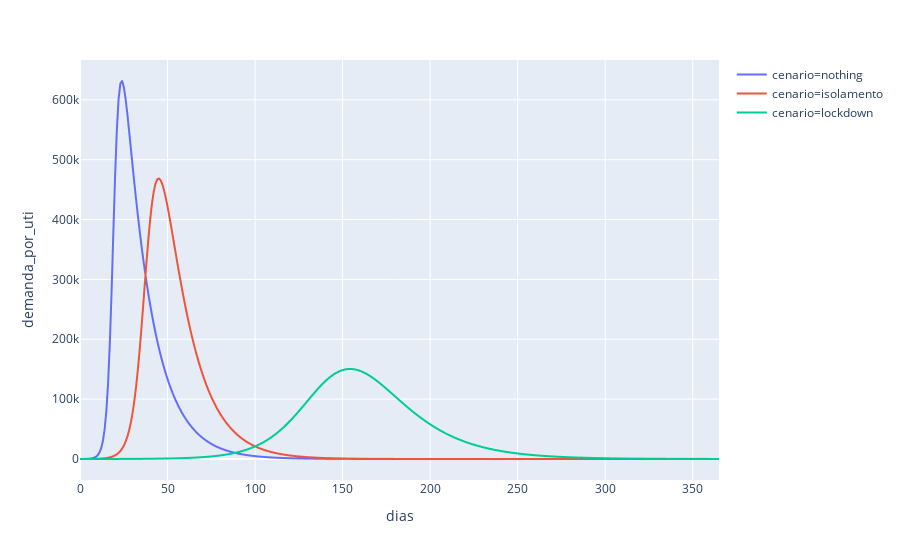

Notebook code cell kept with this figure:
### Code cell
perc = 80

fig = px.line(dd, x='dias',y='demanda_por_uti', color='cenario')
fig

### Figure 1 — Plotly figure (JSON) as saved in the notebook; plotly's stock layout.template omitted (floating-point values rounded to 4 significant figures; data arrays with more than 128 entries replaced by an {"elided": "..."} marker saying what was removed)
{"data": [{"hoverlabel": {"namelength": 0}, "hovertemplate": "cenario=nothing<br>dias=%{x}<br>demanda_por_uti=%{y}", "legendgroup": "cenario=nothing", "line": {"color": "#636efa", "dash": "solid"}, "mode": "lines", "name": "cenario=nothing", "showlegend": true, "type": "scattergl", "x": {"elided": "365 float values"}, "xaxis": "x", "y": {"elided": "365 float values"}, "yaxis": "y"}, {"hoverlabel": {"namelength": 0}, "hovertemplate": "cenario=isolamento<br>dias=%{x}<br>demanda_por_uti=%{y}", "legendgroup": "cenario=isolamento", "line": {"color": "#EF553B", "dash": "solid"}, "mode": "lines", "name": "cenario=isolamento", "showlegend": true, "type": "scattergl", "x": {"elided": "365 float values"}, "xaxis": "x", "y": {"elided": "365 float values"}, "yaxis": "y"}, {"hoverlabel": {"namelength": 0}, "hovertemplate": "cenario=lockdown<br>dias=%{x}<br>demanda_por_uti=%{y}", "legendgroup": "cenario=lockdown", "line": {"color": "#00cc96", "dash": "solid"}, "mode": "lines", "name": "cenario=lockdown", "showlegend": true, "type": "scattergl", "x": {"elided": "365 float values"}, "xaxis": "x", "y": {"elided": "365 float values"}, "yaxis": "y"}], "layout": {"autosize": true, "legend": {"tracegroupgap": 0}, "margin": {"t": 60}, "xaxis": {"anchor": "y", "autorange": true, "domain": [0, 1], "range": [0, 365], "title": {"text": "dias"}, "type": "linear"}, "yaxis": {"anchor": "x", "autorange": true, "domain": [0, 1], "range": [-35080.0, 666500.0], "title": {"text": "demanda_por_uti"}, "type": "linear"}}}
